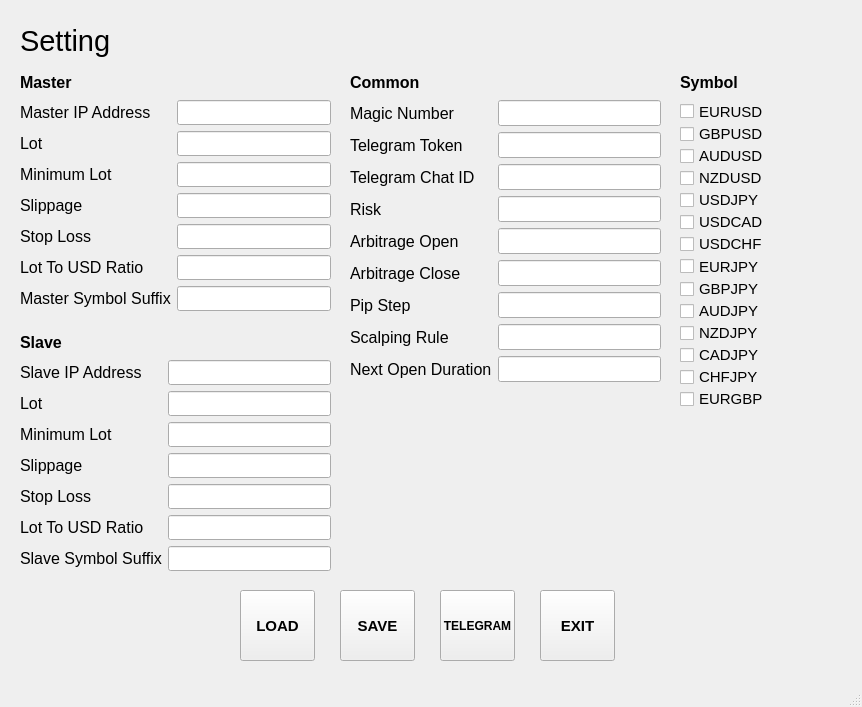
<?xml version="1.0" encoding="UTF-8"?>
<ui version="4.0">
 <class>SettingWindow</class>
 <widget class="QMainWindow" name="SettingWindow">
  <property name="geometry">
   <rect>
    <x>0</x>
    <y>0</y>
    <width>862</width>
    <height>707</height>
   </rect>
  </property>
  <property name="windowTitle">
   <string>Ipin Pro Setting</string>
  </property>
  <widget class="QWidget" name="centralwidget">
   <widget class="QLabel" name="label">
    <property name="geometry">
     <rect>
      <x>20</x>
      <y>20</y>
      <width>141</width>
      <height>41</height>
     </rect>
    </property>
    <property name="font">
     <font>
      <pointsize>22</pointsize>
     </font>
    </property>
    <property name="text">
     <string>Setting</string>
    </property>
   </widget>
   <widget class="QWidget" name="verticalLayoutWidget">
    <property name="geometry">
     <rect>
      <x>680</x>
      <y>100</y>
      <width>161</width>
      <height>310</height>
     </rect>
    </property>
    <layout class="QVBoxLayout" name="verticalLayout">
     <property name="spacing">
      <number>0</number>
     </property>
     <item>
      <widget class="QCheckBox" name="cbEurUsd">
       <property name="font">
        <font>
         <pointsize>11</pointsize>
        </font>
       </property>
       <property name="text">
        <string>EURUSD</string>
       </property>
      </widget>
     </item>
     <item>
      <widget class="QCheckBox" name="cbGbpUsd">
       <property name="font">
        <font>
         <pointsize>11</pointsize>
        </font>
       </property>
       <property name="text">
        <string>GBPUSD</string>
       </property>
      </widget>
     </item>
     <item>
      <widget class="QCheckBox" name="cbAudUsd">
       <property name="font">
        <font>
         <pointsize>11</pointsize>
        </font>
       </property>
       <property name="text">
        <string>AUDUSD</string>
       </property>
      </widget>
     </item>
     <item>
      <widget class="QCheckBox" name="cbNzdUsd">
       <property name="font">
        <font>
         <pointsize>11</pointsize>
        </font>
       </property>
       <property name="text">
        <string>NZDUSD</string>
       </property>
      </widget>
     </item>
     <item>
      <widget class="QCheckBox" name="cbUsdJpy">
       <property name="font">
        <font>
         <pointsize>11</pointsize>
        </font>
       </property>
       <property name="text">
        <string>USDJPY</string>
       </property>
      </widget>
     </item>
     <item>
      <widget class="QCheckBox" name="cbUsdCad">
       <property name="font">
        <font>
         <pointsize>11</pointsize>
        </font>
       </property>
       <property name="text">
        <string>USDCAD</string>
       </property>
      </widget>
     </item>
     <item>
      <widget class="QCheckBox" name="cbUsdChf">
       <property name="font">
        <font>
         <pointsize>11</pointsize>
        </font>
       </property>
       <property name="text">
        <string>USDCHF</string>
       </property>
      </widget>
     </item>
     <item>
      <widget class="QCheckBox" name="cbEurJpy">
       <property name="font">
        <font>
         <pointsize>11</pointsize>
        </font>
       </property>
       <property name="text">
        <string>EURJPY</string>
       </property>
      </widget>
     </item>
     <item>
      <widget class="QCheckBox" name="cbGbpJpy">
       <property name="font">
        <font>
         <pointsize>11</pointsize>
        </font>
       </property>
       <property name="text">
        <string>GBPJPY</string>
       </property>
      </widget>
     </item>
     <item>
      <widget class="QCheckBox" name="cbAudJpy">
       <property name="font">
        <font>
         <pointsize>11</pointsize>
        </font>
       </property>
       <property name="text">
        <string>AUDJPY</string>
       </property>
      </widget>
     </item>
     <item>
      <widget class="QCheckBox" name="cbNzdJpy">
       <property name="font">
        <font>
         <pointsize>11</pointsize>
        </font>
       </property>
       <property name="text">
        <string>NZDJPY</string>
       </property>
      </widget>
     </item>
     <item>
      <widget class="QCheckBox" name="cbCadJpy">
       <property name="font">
        <font>
         <pointsize>11</pointsize>
        </font>
       </property>
       <property name="text">
        <string>CADJPY</string>
       </property>
      </widget>
     </item>
     <item>
      <widget class="QCheckBox" name="cbChfJpy">
       <property name="font">
        <font>
         <pointsize>11</pointsize>
        </font>
       </property>
       <property name="text">
        <string>CHFJPY</string>
       </property>
      </widget>
     </item>
     <item>
      <widget class="QCheckBox" name="cbEurGbp">
       <property name="font">
        <font>
         <pointsize>11</pointsize>
        </font>
       </property>
       <property name="text">
        <string>EURGBP</string>
       </property>
      </widget>
     </item>
    </layout>
   </widget>
   <widget class="QPushButton" name="pbLoad">
    <property name="geometry">
     <rect>
      <x>240</x>
      <y>590</y>
      <width>75</width>
      <height>71</height>
     </rect>
    </property>
    <property name="font">
     <font>
      <pointsize>11</pointsize>
      <weight>75</weight>
      <bold>true</bold>
     </font>
    </property>
    <property name="text">
     <string>LOAD</string>
    </property>
   </widget>
   <widget class="QPushButton" name="pbSave">
    <property name="geometry">
     <rect>
      <x>340</x>
      <y>590</y>
      <width>75</width>
      <height>71</height>
     </rect>
    </property>
    <property name="font">
     <font>
      <pointsize>11</pointsize>
      <weight>75</weight>
      <bold>true</bold>
     </font>
    </property>
    <property name="text">
     <string>SAVE</string>
    </property>
   </widget>
   <widget class="QWidget" name="formLayoutWidget">
    <property name="geometry">
     <rect>
      <x>20</x>
      <y>100</y>
      <width>311</width>
      <height>211</height>
     </rect>
    </property>
    <layout class="QFormLayout" name="formLayout">
     <item row="0" column="0">
      <widget class="QLabel" name="label_2">
       <property name="font">
        <font>
         <pointsize>12</pointsize>
        </font>
       </property>
       <property name="text">
        <string>Master IP Address</string>
       </property>
      </widget>
     </item>
     <item row="0" column="1">
      <widget class="QLineEdit" name="master_ip">
       <property name="font">
        <font>
         <pointsize>11</pointsize>
        </font>
       </property>
       <property name="text">
        <string/>
       </property>
      </widget>
     </item>
     <item row="1" column="0">
      <widget class="QLabel" name="label_9">
       <property name="font">
        <font>
         <pointsize>12</pointsize>
        </font>
       </property>
       <property name="text">
        <string>Lot</string>
       </property>
      </widget>
     </item>
     <item row="1" column="1">
      <widget class="QLineEdit" name="master_lot">
       <property name="font">
        <font>
         <pointsize>11</pointsize>
        </font>
       </property>
       <property name="text">
        <string/>
       </property>
      </widget>
     </item>
     <item row="2" column="0">
      <widget class="QLabel" name="label_10">
       <property name="font">
        <font>
         <pointsize>12</pointsize>
        </font>
       </property>
       <property name="text">
        <string>Minimum Lot</string>
       </property>
      </widget>
     </item>
     <item row="2" column="1">
      <widget class="QLineEdit" name="master_min_lot">
       <property name="font">
        <font>
         <pointsize>11</pointsize>
        </font>
       </property>
      </widget>
     </item>
     <item row="3" column="0">
      <widget class="QLabel" name="label_6">
       <property name="font">
        <font>
         <pointsize>12</pointsize>
        </font>
       </property>
       <property name="text">
        <string>Slippage</string>
       </property>
      </widget>
     </item>
     <item row="3" column="1">
      <widget class="QLineEdit" name="master_slip">
       <property name="font">
        <font>
         <pointsize>11</pointsize>
        </font>
       </property>
      </widget>
     </item>
     <item row="4" column="0">
      <widget class="QLabel" name="label_13">
       <property name="font">
        <font>
         <pointsize>12</pointsize>
        </font>
       </property>
       <property name="text">
        <string>Stop Loss</string>
       </property>
      </widget>
     </item>
     <item row="4" column="1">
      <widget class="QLineEdit" name="master_stopLoss">
       <property name="font">
        <font>
         <pointsize>11</pointsize>
        </font>
       </property>
       <property name="text">
        <string/>
       </property>
      </widget>
     </item>
     <item row="5" column="0">
      <widget class="QLabel" name="label_11">
       <property name="font">
        <font>
         <pointsize>12</pointsize>
        </font>
       </property>
       <property name="text">
        <string>Lot To USD Ratio</string>
       </property>
      </widget>
     </item>
     <item row="5" column="1">
      <widget class="QLineEdit" name="master_lot2usd">
       <property name="font">
        <font>
         <pointsize>11</pointsize>
        </font>
       </property>
      </widget>
     </item>
     <item row="6" column="0">
      <widget class="QLabel" name="label_14">
       <property name="font">
        <font>
         <pointsize>12</pointsize>
        </font>
       </property>
       <property name="text">
        <string>Master Symbol Suffix</string>
       </property>
      </widget>
     </item>
     <item row="6" column="1">
      <widget class="QLineEdit" name="master_suffix">
       <property name="font">
        <font>
         <pointsize>11</pointsize>
        </font>
       </property>
      </widget>
     </item>
    </layout>
   </widget>
   <widget class="QLabel" name="label_5">
    <property name="geometry">
     <rect>
      <x>680</x>
      <y>70</y>
      <width>119</width>
      <height>24</height>
     </rect>
    </property>
    <property name="font">
     <font>
      <pointsize>12</pointsize>
      <weight>75</weight>
      <bold>true</bold>
     </font>
    </property>
    <property name="text">
     <string>Symbol</string>
    </property>
   </widget>
   <widget class="QWidget" name="formLayoutWidget_2">
    <property name="geometry">
     <rect>
      <x>20</x>
      <y>360</y>
      <width>311</width>
      <height>211</height>
     </rect>
    </property>
    <layout class="QFormLayout" name="formLayout_2">
     <item row="0" column="0">
      <widget class="QLabel" name="label_8">
       <property name="font">
        <font>
         <pointsize>12</pointsize>
        </font>
       </property>
       <property name="text">
        <string>Slave IP Address</string>
       </property>
      </widget>
     </item>
     <item row="0" column="1">
      <widget class="QLineEdit" name="slave_ip">
       <property name="font">
        <font>
         <pointsize>11</pointsize>
        </font>
       </property>
       <property name="text">
        <string/>
       </property>
      </widget>
     </item>
     <item row="1" column="0">
      <widget class="QLabel" name="label_22">
       <property name="font">
        <font>
         <pointsize>12</pointsize>
        </font>
       </property>
       <property name="text">
        <string>Lot</string>
       </property>
      </widget>
     </item>
     <item row="1" column="1">
      <widget class="QLineEdit" name="slave_lot">
       <property name="font">
        <font>
         <pointsize>11</pointsize>
        </font>
       </property>
      </widget>
     </item>
     <item row="2" column="0">
      <widget class="QLabel" name="label_24">
       <property name="font">
        <font>
         <pointsize>12</pointsize>
        </font>
       </property>
       <property name="text">
        <string>Minimum Lot</string>
       </property>
      </widget>
     </item>
     <item row="2" column="1">
      <widget class="QLineEdit" name="slave_min_lot">
       <property name="font">
        <font>
         <pointsize>11</pointsize>
        </font>
       </property>
      </widget>
     </item>
     <item row="3" column="0">
      <widget class="QLabel" name="label_23">
       <property name="font">
        <font>
         <pointsize>12</pointsize>
        </font>
       </property>
       <property name="text">
        <string>Slippage</string>
       </property>
      </widget>
     </item>
     <item row="3" column="1">
      <widget class="QLineEdit" name="slave_slip">
       <property name="font">
        <font>
         <pointsize>11</pointsize>
        </font>
       </property>
      </widget>
     </item>
     <item row="4" column="0">
      <widget class="QLabel" name="label_26">
       <property name="font">
        <font>
         <pointsize>12</pointsize>
        </font>
       </property>
       <property name="text">
        <string>Stop Loss</string>
       </property>
      </widget>
     </item>
     <item row="4" column="1">
      <widget class="QLineEdit" name="slave_stoploss">
       <property name="font">
        <font>
         <pointsize>11</pointsize>
        </font>
       </property>
      </widget>
     </item>
     <item row="5" column="0">
      <widget class="QLabel" name="label_25">
       <property name="font">
        <font>
         <pointsize>12</pointsize>
        </font>
       </property>
       <property name="text">
        <string>Lot To USD Ratio</string>
       </property>
      </widget>
     </item>
     <item row="5" column="1">
      <widget class="QLineEdit" name="slave_lot2usd">
       <property name="font">
        <font>
         <pointsize>11</pointsize>
        </font>
       </property>
      </widget>
     </item>
     <item row="6" column="0">
      <widget class="QLabel" name="label_28">
       <property name="font">
        <font>
         <pointsize>12</pointsize>
        </font>
       </property>
       <property name="text">
        <string>Slave Symbol Suffix</string>
       </property>
      </widget>
     </item>
     <item row="6" column="1">
      <widget class="QLineEdit" name="slave_suffix">
       <property name="font">
        <font>
         <pointsize>11</pointsize>
        </font>
       </property>
      </widget>
     </item>
    </layout>
   </widget>
   <widget class="QLabel" name="label_29">
    <property name="geometry">
     <rect>
      <x>20</x>
      <y>70</y>
      <width>119</width>
      <height>24</height>
     </rect>
    </property>
    <property name="font">
     <font>
      <pointsize>12</pointsize>
      <weight>75</weight>
      <bold>true</bold>
     </font>
    </property>
    <property name="text">
     <string>Master</string>
    </property>
   </widget>
   <widget class="QLabel" name="label_30">
    <property name="geometry">
     <rect>
      <x>20</x>
      <y>330</y>
      <width>119</width>
      <height>24</height>
     </rect>
    </property>
    <property name="font">
     <font>
      <pointsize>12</pointsize>
      <weight>75</weight>
      <bold>true</bold>
     </font>
    </property>
    <property name="text">
     <string>Slave</string>
    </property>
   </widget>
   <widget class="QLabel" name="label_31">
    <property name="geometry">
     <rect>
      <x>350</x>
      <y>70</y>
      <width>119</width>
      <height>24</height>
     </rect>
    </property>
    <property name="font">
     <font>
      <pointsize>12</pointsize>
      <weight>75</weight>
      <bold>true</bold>
     </font>
    </property>
    <property name="text">
     <string>Common</string>
    </property>
   </widget>
   <widget class="QWidget" name="formLayoutWidget_3">
    <property name="geometry">
     <rect>
      <x>350</x>
      <y>100</y>
      <width>311</width>
      <height>331</height>
     </rect>
    </property>
    <layout class="QFormLayout" name="formLayout_3">
     <item row="0" column="0">
      <widget class="QLabel" name="label_33">
       <property name="font">
        <font>
         <pointsize>12</pointsize>
        </font>
       </property>
       <property name="text">
        <string>Magic Number</string>
       </property>
      </widget>
     </item>
     <item row="0" column="1">
      <widget class="QLineEdit" name="magic_number">
       <property name="font">
        <font>
         <pointsize>11</pointsize>
        </font>
       </property>
       <property name="text">
        <string/>
       </property>
      </widget>
     </item>
     <item row="1" column="0">
      <widget class="QLabel" name="label_35">
       <property name="font">
        <font>
         <pointsize>12</pointsize>
        </font>
       </property>
       <property name="text">
        <string>Telegram Token   </string>
       </property>
      </widget>
     </item>
     <item row="1" column="1">
      <widget class="QLineEdit" name="token">
       <property name="font">
        <font>
         <pointsize>11</pointsize>
        </font>
       </property>
      </widget>
     </item>
     <item row="2" column="0">
      <widget class="QLabel" name="label_36">
       <property name="font">
        <font>
         <pointsize>12</pointsize>
        </font>
       </property>
       <property name="text">
        <string>Telegram Chat ID</string>
       </property>
      </widget>
     </item>
     <item row="2" column="1">
      <widget class="QLineEdit" name="chat_id">
       <property name="font">
        <font>
         <pointsize>11</pointsize>
        </font>
       </property>
      </widget>
     </item>
     <item row="3" column="0">
      <widget class="QLabel" name="label_34">
       <property name="font">
        <font>
         <pointsize>12</pointsize>
        </font>
       </property>
       <property name="text">
        <string>Risk                    </string>
       </property>
      </widget>
     </item>
     <item row="3" column="1">
      <widget class="QLineEdit" name="risk">
       <property name="font">
        <font>
         <pointsize>11</pointsize>
        </font>
       </property>
      </widget>
     </item>
     <item row="4" column="0">
      <widget class="QLabel" name="label_37">
       <property name="font">
        <font>
         <pointsize>12</pointsize>
        </font>
       </property>
       <property name="text">
        <string>Arbitrage Open</string>
       </property>
      </widget>
     </item>
     <item row="4" column="1">
      <widget class="QLineEdit" name="arb_open">
       <property name="font">
        <font>
         <pointsize>11</pointsize>
        </font>
       </property>
      </widget>
     </item>
     <item row="5" column="0">
      <widget class="QLabel" name="label_38">
       <property name="font">
        <font>
         <pointsize>12</pointsize>
        </font>
       </property>
       <property name="text">
        <string>Arbitrage Close</string>
       </property>
      </widget>
     </item>
     <item row="5" column="1">
      <widget class="QLineEdit" name="arb_close">
       <property name="font">
        <font>
         <pointsize>11</pointsize>
        </font>
       </property>
      </widget>
     </item>
     <item row="6" column="0">
      <widget class="QLabel" name="label_39">
       <property name="font">
        <font>
         <pointsize>12</pointsize>
        </font>
       </property>
       <property name="text">
        <string>Pip Step</string>
       </property>
      </widget>
     </item>
     <item row="6" column="1">
      <widget class="QLineEdit" name="pip_step">
       <property name="font">
        <font>
         <pointsize>11</pointsize>
        </font>
       </property>
      </widget>
     </item>
     <item row="7" column="0">
      <widget class="QLabel" name="label_40">
       <property name="font">
        <font>
         <pointsize>12</pointsize>
        </font>
       </property>
       <property name="text">
        <string>Scalping Rule</string>
       </property>
      </widget>
     </item>
     <item row="7" column="1">
      <widget class="QLineEdit" name="scalping_rule">
       <property name="font">
        <font>
         <pointsize>11</pointsize>
        </font>
       </property>
      </widget>
     </item>
     <item row="8" column="0">
      <widget class="QLabel" name="label_41">
       <property name="font">
        <font>
         <pointsize>12</pointsize>
        </font>
       </property>
       <property name="text">
        <string>Next Open Duration</string>
       </property>
      </widget>
     </item>
     <item row="8" column="1">
      <widget class="QLineEdit" name="next_open_duration">
       <property name="font">
        <font>
         <pointsize>11</pointsize>
        </font>
       </property>
      </widget>
     </item>
    </layout>
   </widget>
   <widget class="QPushButton" name="pbSendTeleg">
    <property name="geometry">
     <rect>
      <x>440</x>
      <y>590</y>
      <width>75</width>
      <height>71</height>
     </rect>
    </property>
    <property name="font">
     <font>
      <pointsize>9</pointsize>
      <weight>75</weight>
      <bold>true</bold>
     </font>
    </property>
    <property name="text">
     <string>TELEGRAM</string>
    </property>
   </widget>
   <widget class="QPushButton" name="pbExit">
    <property name="geometry">
     <rect>
      <x>540</x>
      <y>590</y>
      <width>75</width>
      <height>71</height>
     </rect>
    </property>
    <property name="font">
     <font>
      <pointsize>11</pointsize>
      <weight>75</weight>
      <bold>true</bold>
     </font>
    </property>
    <property name="text">
     <string>EXIT</string>
    </property>
   </widget>
  </widget>
  <widget class="QMenuBar" name="menubar">
   <property name="geometry">
    <rect>
     <x>0</x>
     <y>0</y>
     <width>862</width>
     <height>21</height>
    </rect>
   </property>
  </widget>
  <widget class="QStatusBar" name="statusbar"/>
 </widget>
 <resources/>
 <connections/>
</ui>
